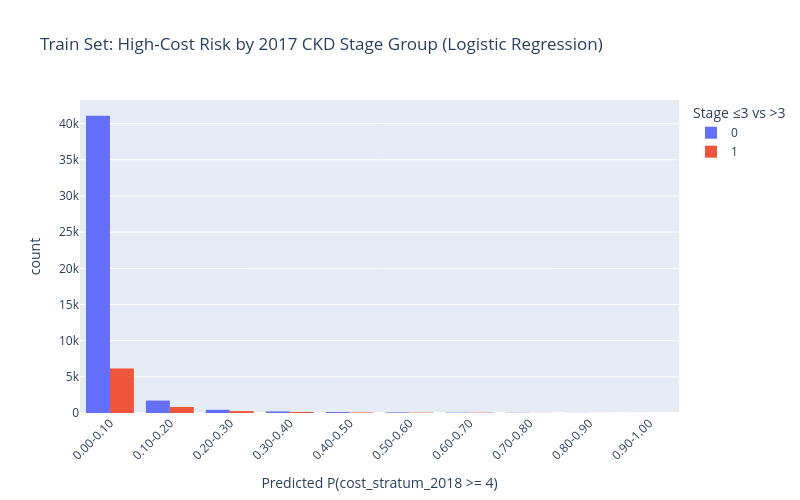

Notebook cell for this chart:
### Code cell
bins = list(train_df["risk_bin"].cat.categories)   # already ordered

# 3️⃣  plot – no extra tricks needed
fig = px.histogram(
    train_df,
    x="risk_bin",
    color="true_class",
    labels={
        "risk_bin": f"Predicted P(cost_stratum_2018 >= {highcost_cutoff})",
        "true_class": "Stage ≤3 vs >3"
    },
    title="Train Set: High-Cost Risk by 2017 CKD Stage Group (Logistic Regression)",
    barmode="group",
    height=500, width=800
)
fig.update_xaxes(
    categoryorder="array",
    categoryarray=bins,      # <- enforce ascending order
    tickangle=-45
)

fig.show()

### Figure 1 — Plotly figure (JSON) as saved in the notebook; plotly's stock layout.template omitted (floating-point values rounded to 4 significant figures; data arrays with more than 128 entries replaced by an {"elided": "..."} marker saying what was removed)
{"data": [{"alignmentgroup": "True", "bingroup": "x", "hovertemplate": "Stage ≤3 vs >3=0<br>Predicted P(cost_stratum_2018 >= 4)=%{x}<br>count=%{y}<extra></extra>", "legendgroup": "0", "marker": {"color": "#636efa", "pattern": {"shape": ""}}, "name": "0", "offsetgroup": "0", "orientation": "v", "showlegend": true, "type": "histogram", "x": {"elided": "43816 str values"}, "xaxis": "x", "yaxis": "y"}, {"alignmentgroup": "True", "bingroup": "x", "hovertemplate": "Stage ≤3 vs >3=1<br>Predicted P(cost_stratum_2018 >= 4)=%{x}<br>count=%{y}<extra></extra>", "legendgroup": "1", "marker": {"color": "#EF553B", "pattern": {"shape": ""}}, "name": "1", "offsetgroup": "1", "orientation": "v", "showlegend": true, "type": "histogram", "x": {"elided": "7591 str values"}, "xaxis": "x", "yaxis": "y"}], "layout": {"barmode": "group", "height": 500, "legend": {"title": {"text": "Stage ≤3 vs >3"}, "tracegroupgap": 0}, "title": {"text": "Train Set: High-Cost Risk by 2017 CKD Stage Group (Logistic Regression)"}, "width": 800, "xaxis": {"anchor": "y", "categoryarray": ["0.00-0.10", "0.10-0.20", "0.20-0.30", "0.30-0.40", "0.40-0.50", "0.50-0.60", "0.60-0.70", "0.70-0.80", "0.80-0.90", "0.90-1.00"], "categoryorder": "array", "domain": [0, 1], "tickangle": -45, "title": {"text": "Predicted P(cost_stratum_2018 >= 4)"}}, "yaxis": {"anchor": "x", "domain": [0, 1], "title": {"text": "count"}}}}
